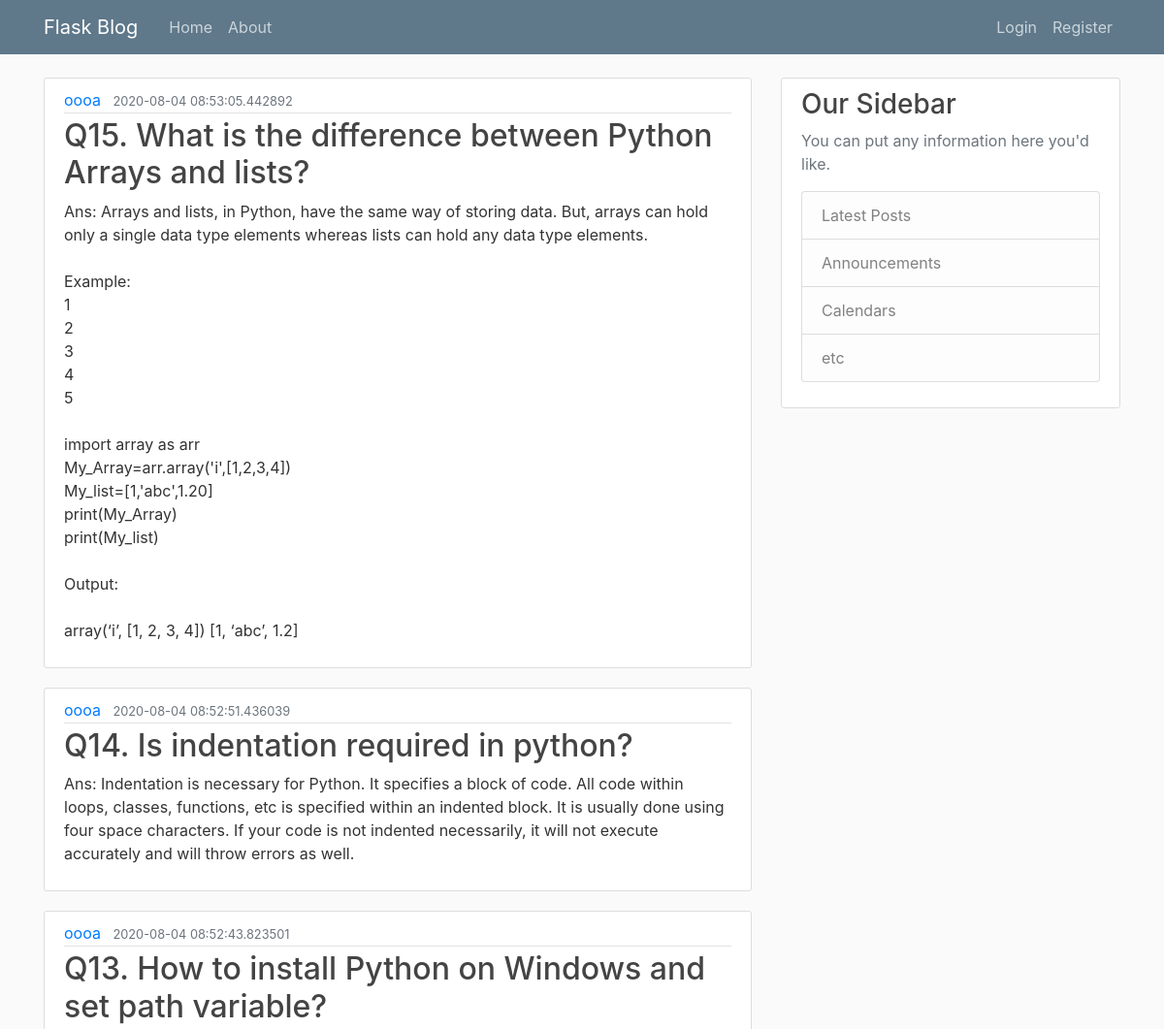
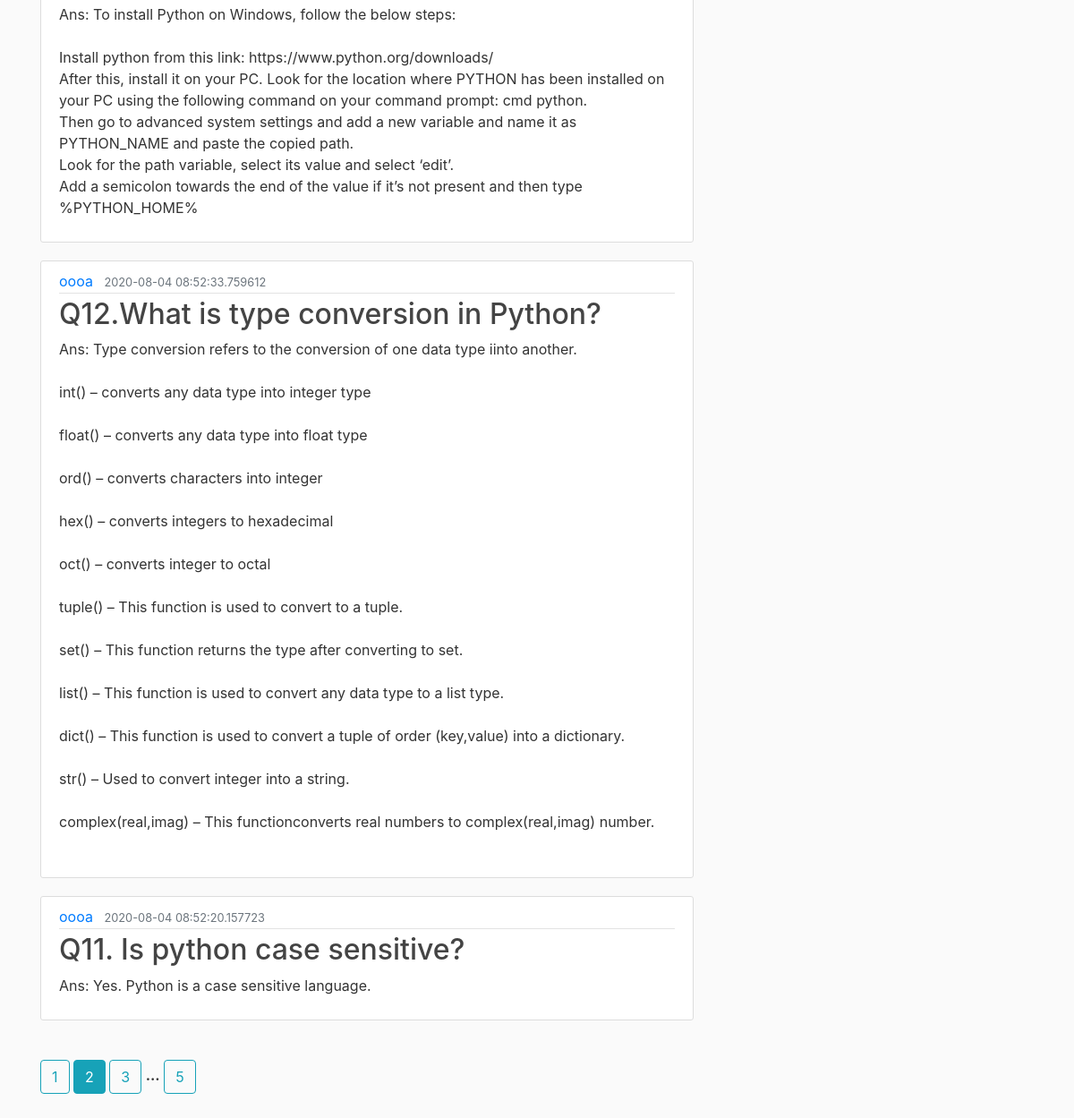
The page /home?page=2 on the database its author committed (2 pictures, top to bottom).
### blogflask/models.py (models this page shows, shortened)
class User(db.Model,UserMixin):
    id = db.Column(db.Integer, primary_key=True)
    username = db.Column(db.String(20), unique=True, nullable=False)
    email = db.Column(db.String(120), unique=True, nullable=False)
    image_file = db.Column(db.String(20), nullable=False, default='default.jpg')
    passwords = db.Column(db.String(20), nullable=False)
    posts = db.relationship('Post', backref='author', lazy=True)

class Post(db.Model):
    id = db.Column(db.Integer, primary_key=True)
    title = db.Column(db.String(100), nullable=False)
    date_posted = db.Column(db.DateTime, nullable=False, default=datetime.utcnow)
    content = db.Column(db.Text, nullable=False)
    user_id = db.Column(db.Integer, db.ForeignKey('user.id'), nullable=False)

### blogflask/router.py (the view)
@app.route('/')
@app.route('/home')
def home():
    page = request.args.get('page', 1, type=int)
    posts = Post.query.order_by(Post.date_posted.desc()).paginate(page=page, per_page=5)
    return render_template("home.html", posts=posts, title='Home', user=User())

### blogflask/templates/home.html
{% extends "layout.html" %}
{% block content %}
    {% for post in posts.items %}
        <article class="media content-section">
            <div class="media-body">
                <div class="article-metadata">
                    <a class="mr-2" href="{{ url_for('user_posts', user_id=user.query.get(post.user_id).id)}}">{{ user.query.get(post.user_id).username}}</a>
                    <small class="text-muted">{{ post.date_posted }}</small>
                </div>
                <h2><a class="article-title" href="#">{{ post.title }}</a></h2>
                <p class="article-content">{{ post.content }}</p>
            </div>
        </article>
    {% endfor %}
    <br>
    {% for page_num in posts.iter_pages(left_edge=1,right_edge=1,left_current=2,right_current=2) %}
        {% if page_num %}
            {% if posts.page==page_num %}
            <a class="btn btn-info btn-xs" href="{{ url_for('home' , page = page_num) }}">{{ page_num }}</a>
            {% else %}
                <a class="btn btn-outline-info btn-xs" href="{{ url_for('home' , page = page_num) }}">{{ page_num }}</a>
            {% endif %}
            {% else %}
            <b>...</b>
        {% endif %}
    {% endfor %}
{% endblock content %}

### blogflask/static/main.css (style rules this page uses)
body { background: #fafafa; color: #333333; margin-top: 5rem; }
h1, h2, h3, h4, h5, h6 { color: #444444; }
.content-section { background: #ffffff; padding: 10px 20px; border: 1px solid #dddddd; border-radius: 3px; margin-bottom: 20px; }
.article-title { color: #444444; }
.article-content { white-space: pre-line; }
.article-metadata { padding-bottom: 1px; margin-bottom: 4px; border-bottom: 1px solid #e3e3e3 }

### rows shown on the page
Post: date_posted "2020-08-04 08:53:05.442892", title "Q15. What is the difference between Python Arrays and lists?", content "Ans: Arrays and lists, in Python, have the same way of storing data. But, arrays can hold only a single data type elements whereas lists can hold any data type elements. Example: 1 2 3 4 5 import array as arr My_Array=arr.array('i',[1,2,3,4]) My_list=[1,'abc',1.20] print(My_Array) print(My_list) Output: array(‘i’, [1, 2, 3, 4]) [1, ‘abc’, 1.2]"
User: query.get "oooa"
Post: date_posted "2020-08-04 08:52:51.436039", title "Q14. Is indentation required in python?", content "Ans: Indentation is necessary for Python. It specifies a block of code. All code within loops, classes, functions, etc is specified within an indented block. It is usually done using four space characters. If your code is not indented necessarily, it will not execute accurately and will throw errors as well."
Post: date_posted "2020-08-04 08:52:43.823501", title "Q13. How to install Python on Windows and set path variable?", content "Ans: To install Python on Windows, follow the below steps: Install python from this link: https://www.python.org/downloads/ After this, install it on your PC. Look for the location where PYTHON has been installed on your PC using the following command on your command prompt: cmd python. Then go to advanced system settings and add a new variable and name it as PYTHON_NAME and paste the copied path. Look for the path variable, select its value and select ‘edit’. Add a semicolon towards the end of the value if it’s not present and then type %PYTHON_HOME%"
Post: date_posted "2020-08-04 08:52:33.759612", title "Q12.What is type conversion in Python?", content "Ans: Type conversion refers to the conversion of one data type iinto another. int() – converts any data type into integer type float() – converts any data type into float type ord() – converts characters into integer hex() – converts integers to hexadecimal oct() – converts integer to octal tuple() – This function is used to convert to a tuple. set() – This function returns the type after converting to set. list() – This function is used to convert any data type to a list type. dict() – This function is used to convert a tuple of order (key,value) into a dictionary. str() – Used to convert integer into a string. complex(real,imag) – This functionconverts real numbers to complex(real,imag)…"
Post: date_posted "2020-08-04 08:52:20.157723", title "Q11. Is python case sensitive?", content "Ans: Yes. Python is a case sensitive language."

### other values the page prints
{{ page_num }} "1" "3" "5"
{{ page_num }} "2"
